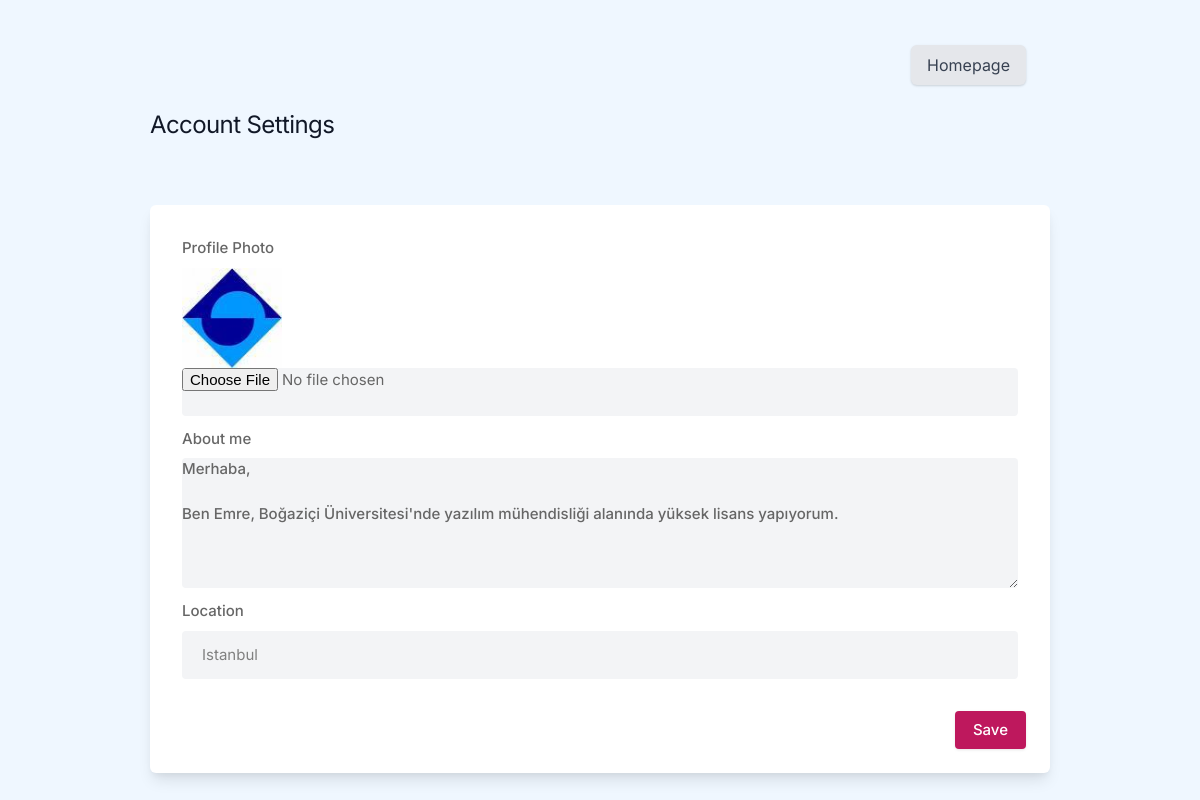
Page /settings (signed in) on the committed database.
### core/models.py (models this page shows, shortened)
class Profile(models.Model):
    user = models.ForeignKey(User, on_delete=models.CASCADE)
    id_user = models.IntegerField()
    bio = models.TextField(blank=True)
    profile_photo = models.ImageField(upload_to='profile_photo', default='blank_photo') # No photo available at the moment
    location = models.CharField(max_length=50, blank=True)

### core/views.py (the view, shortened to what this page needs)
# urls.py: path('settings', views.settings, name='settings'),
@login_required(login_url='signin')
def settings(request):
    user_profile = Profile.objects.get(user=request.user)
    return render(request, 'settings.html', {'user_profile': user_profile})

### templates/settings.html (shortened to what this page needs)
{% load static %}
<!DOCTYPE html>
<html lang="en">
<head>
    <link rel="stylesheet" href="{% static 'assets/css/icons.css' %}">
    <link rel="stylesheet" href="{% static 'assets/css/uikit.css' %}">
    <link rel="stylesheet" href="{% static 'assets/css/style.css' %}">
    <link rel="stylesheet" href="{% static 'assets/css/tailwind.css' %}">
</head>
<body>
            <div class="container m-auto">
                <div class="bg-gray-10 p-6 pt-0 flex justify-end space-x-3">
                    <button type="submit" class="btn btn-primary" class="btn btn-primary pull-right"><a href="/">Homepage</a></button>
                </div>
                <h1 class="text-2xl leading-none text-gray-900 tracking-tight mt-1"> Account Settings  </h1>
                <div class="grid lg:grid-cols-6 mt-12 gap-8">
                    <div class="bg-white rounded-md lg:shadow-lg shadow col-span-2">
                    <form action="" method="POST" enctype="multipart/form-data">
                       <div class="grid grid-cols-2 gap-3 lg:p-8 p-4">
                            <div class="col-span-2">
                                <label for=""> Profile Photo </label>
                                <img width="100" height="100" src="{{user_profile.profile_photo.url}}"/>
                                <input type="file" name="photo" value="" class="shadow-none bg-gray-100">
                            </div>
                            <div class="col-span-2">
                                <label for="about">About me</label>
                                <textarea id="about" name="bio" rows="3"  class="shadow-none bg-gray-100">{{user_profile.bio}}</textarea>
                            </div>
                            <div class="col-span-2">
                                <label for=""> Location</label>
                                <input type="text" name="location" value="{{user_profile.location}}" class="shadow-none bg-gray-100">
                            </div>
                       </div>
                       <div class="bg-gray-10 p-6 pt-0 flex justify-end space-x-3">
                           <button type="submit" class="button bg-blue-700" class="btn btn-primary pull-right"> Save </button>
                       </div>
                    </form>
                    </div>
                    </div>
                    <br>
                </div>
</body>
</html>

### static/assets/css/style.css (style rules this page uses)
body { background-color: #B0B3B8!important; }
button { vertical-align: middle; }
span.button, button.button { background-color: #be185d; top: 0; color: #fff; position: relative; padding: 8px 18px; line-height: 22px; position: relative; font-weight: 500; font-size: 15px; display: inline-block; -webkit-transition: all 0.2s ease-in-out; transition: all 0.2s ease-in-out; cursor: pointer; overflow: hidden; border: none; border-radius: 4px; -webkit-box-shadow: 0 1px 3px rgba(0, 0, 0, 0.1); box-shadow: 0 1px 3px rgba(0, 0, 0, 0.1); }
input { height: 48px; line-height: 48px; padding: 0 20px; outline: none; font-size: 15px; color: #808080; max-width: 100%; width: 100%; -webkit-box-sizing: border-box; box-sizing: border-box; display: block; font-weight: 400; opacity: 1; border-radius: 4px; border: none; -webkit-box-shadow: 0 1px 4px 0px rgba(0, 0, 0, 0.12); box-shadow: 0 1px 4px 0px rgba(0, 0, 0, 0.12); }
input[type="text"], input[type="password"], input[type="email"], input[type="number"] { height: 48px; line-height: 48px; padding: 0 20px; outline: none; font-size: 15px; color: #808080; max-width: 100%; width: 100%; -webkit-box-sizing: border-box; box-sizing: border-box; display: block; font-weight: 400; opacity: 1; border-radius: 4px; border: none; -webkit-box-shadow: 0 1px 4px 0px rgba(0, 0, 0, 0.12); box-shadow: 0 1px 4px 0px rgba(0, 0, 0, 0.12); }
textarea { height: 48px; line-height: 48px; padding: 0 20px; outline: none; font-size: 15px; color: #808080; margin: 0 0 16px 0; max-width: 100%; width: 100%; -webkit-box-sizing: border-box; box-sizing: border-box; display: block; background-color: #fff; font-weight: 500; opacity: 1; border-radius: 4px; border: none; -webkit-box-shadow: 0 1px 4px 0px rgba(0, 0, 0, 0.12); box-shadow: 0 1px 4px 0px rgba(0, 0, 0, 0.12); }
input { -webkit-transition: all 0.1s ease-in-out; transition: all 0.1s ease-in-out; }
::placeholder { color: #808080; opacity: 1; }
textarea { height: auto; line-height: 27px; padding: 20px; min-height: 130px; -webkit-transition: none !important; transition: none !important; min-width: 100%; }
label, legend { display: block; font-weight: bold; font-size: 15px; font-weight: 500; margin-bottom: 8px; }
button { border: none; margin: 0; padding: 0; width: auto; overflow: visible; background: transparent; color: inherit; font: inherit; line-height: normal; cursor: pointer; }
a { color: #be185d; -webkit-transition: 0.3s; transition: 0.3s; outline: none !important; }
button { outline: none !important; }
img { max-width: 100%; }
body { color: #666; font-size: 15px; line-height: 27px; background-color: #f0f2f5; font-family: "Inter", sans-serif; text-transform: none; }
h1, h2, h3, h4, h5, h6 { font-family: "Inter", sans-serif; text-transform: none; }
input[type="text"], input[type="password"], input[type="email"] { font-family: "Inter", sans-serif; text-transform: none; }
textarea, select { font-family: "Inter", sans-serif; text-transform: none; }
button, body .pac-container { font-family: "Inter", sans-serif; text-transform: none; }
h1, h2, h3, h4, h5, h6 { color: #333; font-weight: 500; margin: 0; padding: 0; }
h1 { font-size: 32px; }
@media (min-width: 1024px) { .container { max-width: 900px !important; padding-top: 45px; } }
.shadow-none { -webkit-box-shadow: none !important; box-shadow: none !important; }

### templates/settings.html (style rules this page uses)
body { background: rgb(239, 247, 255) !important; }

### rows in the picture
Profile: profile_photo (picture), bio "Merhaba, Ben Emre, Boğaziçi Üniversitesi'nde yazılım mühendisliği alanında yüksek lisans yapıyorum.", location "Istanbul"
